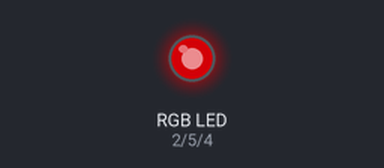
Bench run of a sketch on a simulated ESP8266 (NodeMCU). Shown: an RGB LED mixed from three pins (HIGH = lit). Dim RGB values are drawn brighter than linear.

Above: at 0.05 s.
At 0.65 s:
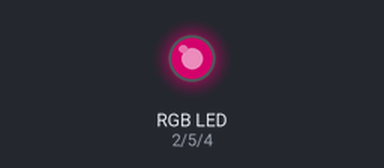
At 1.3 s:
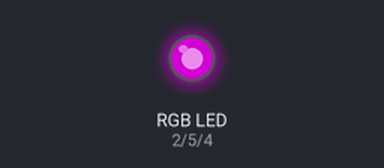
At 2.55 s:
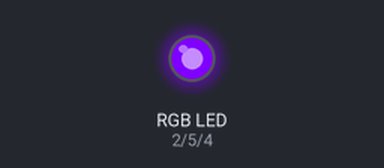
Timing chart, 0 to 5.9 s (numbered marks = the images above):
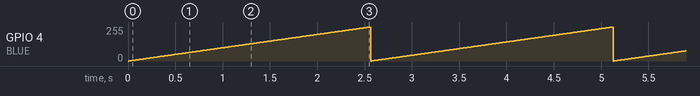

Measured:
- by itself, GPIO 4 (BLUE): ramps from 0/255 to 255/255 and jumps back, once every 2.6 s

The sketch:

customRGB.ino
```cpp
int RED= 2;
int GREEN =5;
int BLUE = 4;
void setup() {
    // Initialize the LED_BUILTIN pin as an output
  pinMode(RED, OUTPUT);
  pinMode(GREEN, OUTPUT);
  pinMode(BLUE, OUTPUT);

  analogWriteRange(255);
  digitalWrite(RED, HIGH);
  digitalWrite(BLUE, HIGH);
  digitalWrite(GREEN, HIGH);

}

// the loop function runs over and over again forever
void loop() {
  analogWrite(RED, 127);

  for(int i = 0; i<=255; i++){
    analogWrite(BLUE,0+i);
    analogWrite(GREEN,0-i);

    delay(10);

  }
   analogWrite(RED, 0);
   analogWrite(BLUE,0);
}
```
